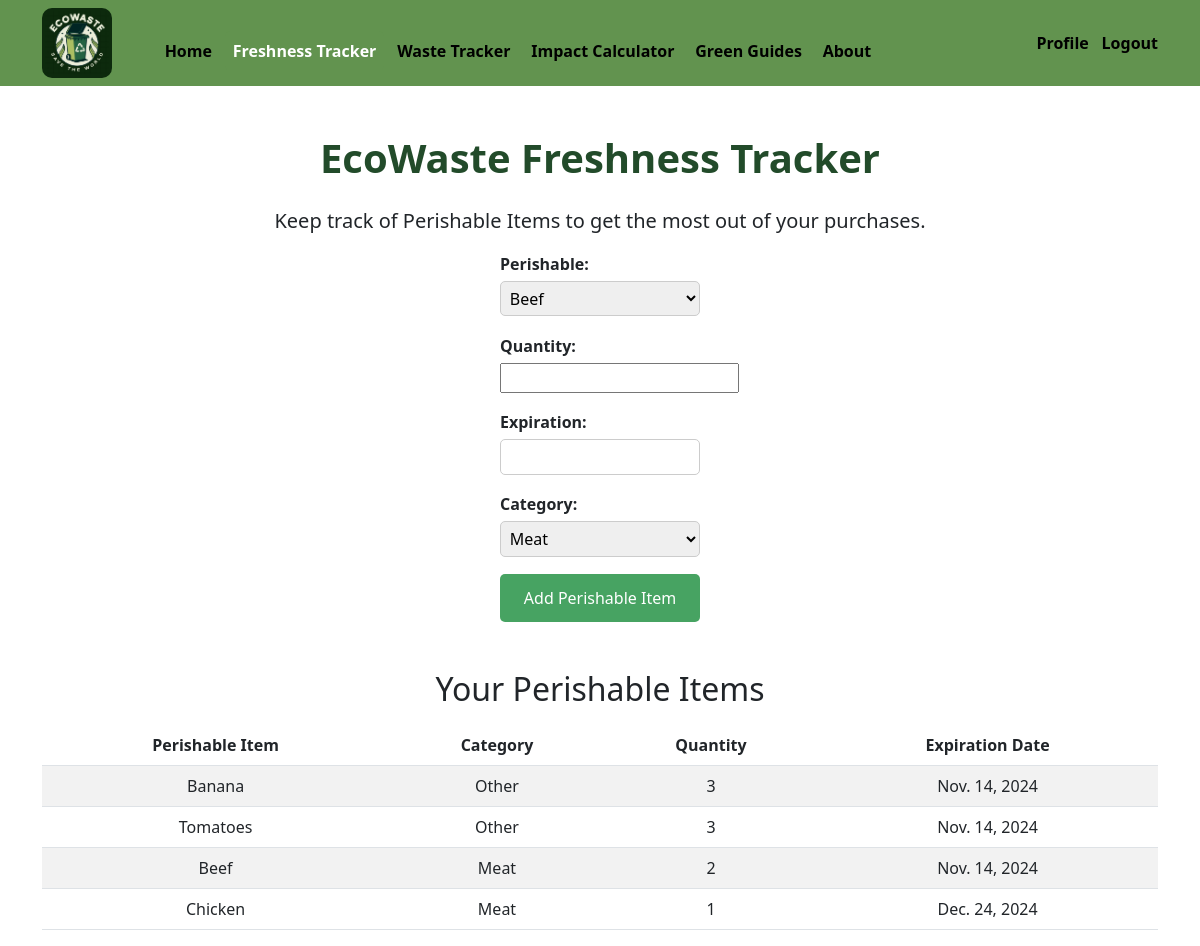
/freshness-tracker/ (signed in), run on the app's committed database.
### ecowaste/models.py (models this page shows)
class Item(models.Model):
    perishable = models.CharField(max_length=100)
    quantity = models.PositiveIntegerField()
    author = models.ForeignKey(User, on_delete=models.CASCADE)
    expiration = models.DateField()
    category = models.CharField(max_length=50, default='Other')

### ecowaste/views.py (the view)
# urls.py: path('freshness-tracker/', views.freshness_tracker, name="ecowaste-freshness-tracker"),
@login_required
def freshness_tracker(request):
    if request.method == 'POST':
        form = PerishableItemForm(request.POST)
        if form.is_valid():
            item = form.save(commit=False)
            item.author = request.user
            item.save()
            return redirect('ecowaste-freshness-tracker')
    else:
        form = PerishableItemForm()
    items = Item.objects.filter(author=request.user).order_by('expiration')
    context = {
        'form' : form,
        'items' : items
    }
    return render(request, "ecowaste/freshness-tracker.html", context)

### ecowaste/forms.py
class PerishableItemForm(forms.ModelForm):
    FOOD_CATEGORIES = WasteItemForm.FOOD_CATEGORIES
    CATEGORY_CHOICES = WasteItemForm.CATEGORY_CHOICES
    perishable = forms.ChoiceField(choices=[(food, food) for category, foods in FOOD_CATEGORIES for food in foods], required=True)
    category = forms.ChoiceField(choices=CATEGORY_CHOICES, required=True)
    class Meta:
        model = Item
        fields = ['perishable', 'quantity', 'expiration', 'category']

### ecowaste/templates/ecowaste/freshness-tracker.html (shortened to what this page needs)
{% extends 'ecowaste/base.html' %}
{% load static %}
{% block content %}
<link rel="stylesheet" href="{% static 'styles.css' %}">
<div class="container mt-5">
    <h1 class="page-title text-center mb-4">EcoWaste Freshness Tracker</h1>
    <p class="lead text-center">Keep track of Perishable Items to get the most out of your purchases.</p>
    <form method="POST">
        {{ form.as_p }}
        <button type="submit">Add Perishable Item</button>
    </form>
</div>
<div>
    <h2 class="mt-5">Your Perishable Items</h2>
    <table class="table table-striped">
        <thead>
            <tr>
                <th>Perishable Item</th>
                <th>Category</th>
                <th>Quantity</th>
                <th>Expiration Date</th>
            </tr>
        </thead>
        <tbody>
            {% for item in items %}
                <tr>
                    <td>{{ item.perishable }}</td>
                    <td>{{ item.category }}</td>
                    <td>{{ item.quantity }}</td>
                    <td>{{ item.expiration}}</td>
                </tr>
            {% endfor %}
        </tbody>
    </table>
 </div>
{% endblock content %}

### ecowaste/static/styles.css (style rules this page uses)
.container h1 { font-weight: 800; color: #224b2a; }
form { display: flex; flex-direction: column; align-items:stretch; align-content:stretch; gap: 0.1rem; width: 90%; max-width: 200px; margin: 0 auto; }
form label { display: block; font-weight: bold; margin-bottom: 0.3rem; width: 100%; }
form input[type="text"], form select { width: 100%; max-width: 380px; padding: 0.3rem; font-size: 1rem; border: 1px solid #ccc; border-radius: 5px; box-sizing: border-box; }
form button { background-color: #47a362; color: white; border: none; padding: 0.75rem 1rem; border-radius: 5px; font-size: 1rem; cursor: pointer; transition: background-color 0.3s; }
h1, h2 { text-align: center; margin-bottom: 1rem; }
.table th, .table td { text-align: center; vertical-align: middle; }

### data on the page
Item: perishable "Banana", category "Other", quantity "3", expiration "Nov. 14, 2024"
Item: perishable "Tomatoes", category "Other", quantity "3", expiration "Nov. 14, 2024"
Item: perishable "Beef", category "Meat", quantity "2", expiration "Nov. 14, 2024"
Item: perishable "Chicken", category "Meat", quantity "1", expiration "Dec. 24, 2024"
